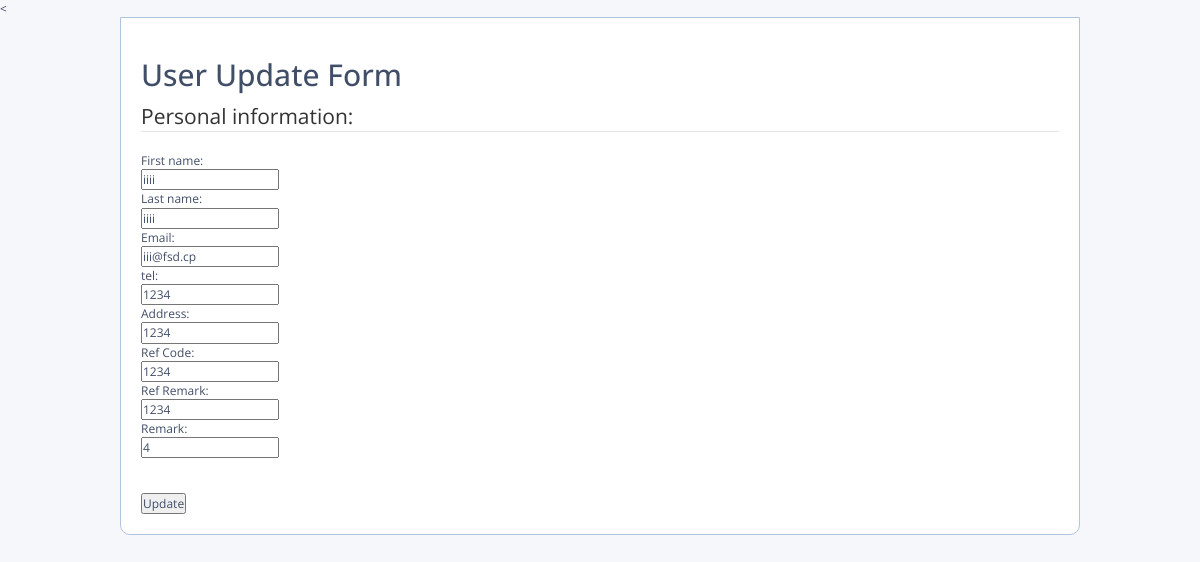
The app's page /update_staff.php?id=9 with its own data.
### tables this page shows
CREATE TABLE `member` (
  `id` int(10) NOT NULL,
  `username` varchar(50) NOT NULL,
  `password` varchar(300) NOT NULL,
  `user_level` tinyint(1) NOT NULL DEFAULT 2,
  `fname` varchar(50) NOT NULL,
  `lname` varchar(50) NOT NULL,
  `tel` int(10) NOT NULL,
  `email` varchar(50) NOT NULL,
  `address` varchar(200) NOT NULL,
  `ref_code` int(10) DEFAULT NULL,
  `ref_remark` varchar(50) DEFAULT NULL,
  `remark` varchar(100) NOT NULL,
  `last_update` timestamp NOT NULL DEFAULT current_timestamp() ON UPDATE current_timestamp()
);

### update_staff.php (the view, shortened to what this page needs)
<?php
include "server.php";
if (isset($_GET['id'])) {
    $id = $_GET['id'];
    $sql = "SELECT * FROM `member` WHERE `id`='$id'";
    $result = $conn->query($sql);
    if ($result->num_rows > 0) {
        while ($row = $result->fetch_assoc()) {
            $first_name = $row['fname'];
            $lname = $row['lname'];
            $email = $row['email'];
            $tel  = $row['tel'];
            $address = $row['address'];
            $ref_code = $row['ref_code'];
            $ref_remark = $row['ref_remark'];
            $remark = $row['remark'];
        }
?>
        <head>
            <link rel="stylesheet" href="https://maxcdn.bootstrapcdn.com/font-awesome/4.7.0/css/font-awesome.min.css">
            <link rel="stylesheet" href="https://maxcdn.bootstrapcdn.com/bootstrap/3.3.7/css/bootstrap.min.css">
            <link rel="stylesheet" href="style.css">
        </head>
        <body>
            < <form action="" method="post">
                <h2>User Update Form</h2>
                <fieldset>
                    <legend>Personal information:</legend>
                    First name:<br>
                    <input type="text" name="fname" value="<?php echo $first_name; ?>">
                    <br>
                    Last name:<br>
                    <input type="text" name="lname" value="<?php echo $lname; ?>">
                    <br>
                    Email:<br>
                    <input type="email" name="email" value="<?php echo $email; ?>">
                    <br>
                    tel:<br>
                    <input type="text" name="tel" value="<?php echo $tel; ?>">
                    <br>
                    Address:<br>
                    <input type="text" name="address" value="<?php echo $address; ?>">
                    <br>
                    Ref Code:<br>
                    <input type="text" name="ref_code" value="<?php echo $ref_code; ?>">
                    <br>
                    Ref Remark:<br>
                    <input type="text" name="ref_remark" value="<?php echo $ref_remark; ?>">
                    <br>
                    Remark:<br>
                    <input type="text" name="remark" value="<?php echo $remark; ?>">
                    <br>
                    <br><br>
                    <input type="submit" value="Update" name="update">
                </fieldset>
                </form>
        </body>
        </html>
<?php
    } else {
    }
}
?>

### style.css (style rules this page uses)
* { margin: 0; padding: 0; }
body { font-size: 120%; background: #f8f8f8; }
form { width: 80%; margin: 0 auto; padding: 20px; border: 1px solid #b0c4de; background: white; border-radius: 0px 0px 10px 10px; }
body { color: #404E67; background: #F5F7FA; font-family: 'Open Sans', sans-serif; }

### records on screen
member: fname "iiii", lname "iiii", email "iii@fsd.cp", tel "1234", address "1234", ref_code "1234", ref_remark "1234", remark "4"
